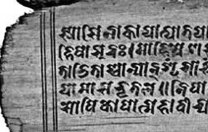
#> input picture Lab8/data/input/palmleaf1.png, 208 x 132 px
$ jupyter execute lab7.ipynb   (shell and % lines are left out)
#> lines starting #> are read from the running program, lines starting #| are printed output that depends on the picture; after the words box and inside, x2 and y2 are one past the last pixel; in counts of white or black regions, pixels touching at a corner belong together
### Lab8/src/otsu.py
import numpy as np

def get_histogram(img, channel = 0, depth = 8):
    '''
    Get the histgram of intesity for input image for a channel.
    Args:
        img (np.ndarray) -> m x n x 3.
        channel (int) -> Gets histogram for this channel.
        depth (int) -> Bit depth of the image.

    Returns:
        h (np.ndarray) -> Numpy array with frequency at each intensity.
    '''
    H = np.zeros(2 ** depth)
    m, n, _ = img.shape
    for i in range(m):
        for j in range(n):
            H[int(img[i, j, channel])] += 1

    return H

def get_between_class_variance(sum_l, sum_r, n_l, n_r):
    '''
    Get between_class_variance.
    Args:
        sum_l (int) -> Sum of intentsities of left class.
        sum_r (int) -> Sum of intentsities of right class.
        n_l   (int) -> Sum of frequencies of left class.
        n_r   (int) -> Sum of frequencies of right class.

    Returns:
        between_dev (float) -> Between class variance.
    '''
    m1 = sum_l / n_l
    m2 = sum_r / n_r
    m = (sum_l + sum_r) / (n_l + n_r)
    between_dev = (((m1 - m)**2) * (n_l / (n_l + n_r))) + (((m2 - m)**2) * (n_r / (n_l + n_r)))
    return between_dev

def get_between_class_variance_recursively(sum_l, sum_r, n_l, n_r, hist, t):
    '''
    Get variance across the two groups separated by threshold t.
    It exploits the previous calculation of sum.

    Args:
        sum_l (int)       -> Sum till t-1. [Previous calculation of sum]
        sum_r (int)       -> Sum from t. [Previous calculation of sum]
        n_l (int)         -> Number of pixels till t-1.
        n_r (int)         -> Number of pixels from t.
        hist (np.ndarray) -> Histogram.

    Returns:

    '''
    sum_l += t * hist[t]
    sum_r -= t * hist[t]
    n_l += hist[t]
    n_r -= hist[t]
    m1 = sum_l / n_l
    m2 = sum_r / n_r
    m = (sum_l + sum_r) / (n_l + n_r)
    between_dev = (((m1 - m)**2) * (n_l / (n_l + n_r))) + (((m2 - m)**2) * (n_r / (n_l + n_r)))
    return (sum_l, sum_r, n_l, n_r, between_dev)

def otsu(hist):
    '''
    Return threshold calculated based on Otsu's method

    Args:
        hist (np.ndarray) -> 1D array of pixel intensity histogram.

    Returns:
        t (int) -> Threshold calculated based on Otsu's method.

    '''
    sum_all = np.sum(np.array([i * hist[i] for i in range(hist.shape[0])]))
    n = np.sum(hist)

    l_lim = 0
    while(hist[l_lim] == 0):
        l += 1
    r_lim = hist.shape[0] - 1
    while(hist[r_lim] == 0):
        r_lim -= 1

    between_devs = []
    for i in range(l_lim):
        between_devs.append(0)

    sum_l = l_lim * hist[l_lim]
    n_l = hist[l_lim]

    sum_r = sum_all - sum_l
    n_r = np.sum(hist[l_lim+1:])

    max_dev = 0
    max_t = 0

    between_devs.append(get_between_class_variance(sum_l, sum_r, n_l, n_r))

    for i in range(l_lim + 1, r_lim):
        sum_l, sum_r, n_l, n_r, between_dev = get_between_class_variance_recursively(sum_l, sum_r, n_l, n_r, hist, i + 1)
        between_devs.append(between_dev)
        if between_dev > max_dev:
            max_dev = between_dev
            max_t = i + 1

    return max_t, between_devs

### Lab8/lab7.ipynb
[cell 1]
import numpy as np
import matplotlib.pyplot as plt
import cv2 as cv

import os
import sys
import copy

# Add src to path
sys.path.append("src")
from otsu import otsu
from otsu import get_histogram

## Jupyter notebooks settings.

# Reload modules before executing each cell.

# Introduction

In this lab  we enhance the image by using Otsu's thresholding.

## Theory and implementation

## Code organization
**Input**: `data/input`

**Output**: `data/output`

**Source code**: `src`

### A note on notation:
$I_i$ is the $i$-th image and $F_j$ is the DFT $j$-th image.

# Result

## Q1 & Q2.

#### Import data and apply the manipulation from problem statement.

[cell 2]
# Read input.
I1 = cv.imread('data/input/palmleaf1.png')
#> I1 is the input picture: shape (132, 208, 3); min 0, max 255, mean 129.9
I2 = cv.imread('data/input/palmleaf2.png')
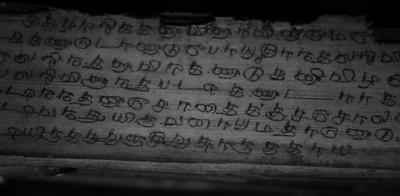
#> input picture Lab8/data/input/palmleaf2.png, 400 x 196 px
#> I2 is the input picture: shape (196, 400, 3); min 0, max 125, mean 49.7

#### Plot the images.

[cell 3]
fig, axs = plt.subplots(2, 2, figsize=(10, 10))
axs[0, 0].imshow(I1)
axs[0, 1].imshow(I2)
axs[1, 0].hist(I1.flatten(), bins=64, color='#646464')
axs[1, 1].hist(I2.flatten(), bins=64, color='#646464')
axs[0, 0].set_title('Palmleaf-1')
axs[0, 1].set_title('Palmleaf-2')
axs[1, 0].set_title('Intensity distribution of Palmleaf-1')
axs[1, 1].set_title('Intensity distribution of Palmleaf-2')
fig.tight_layout()
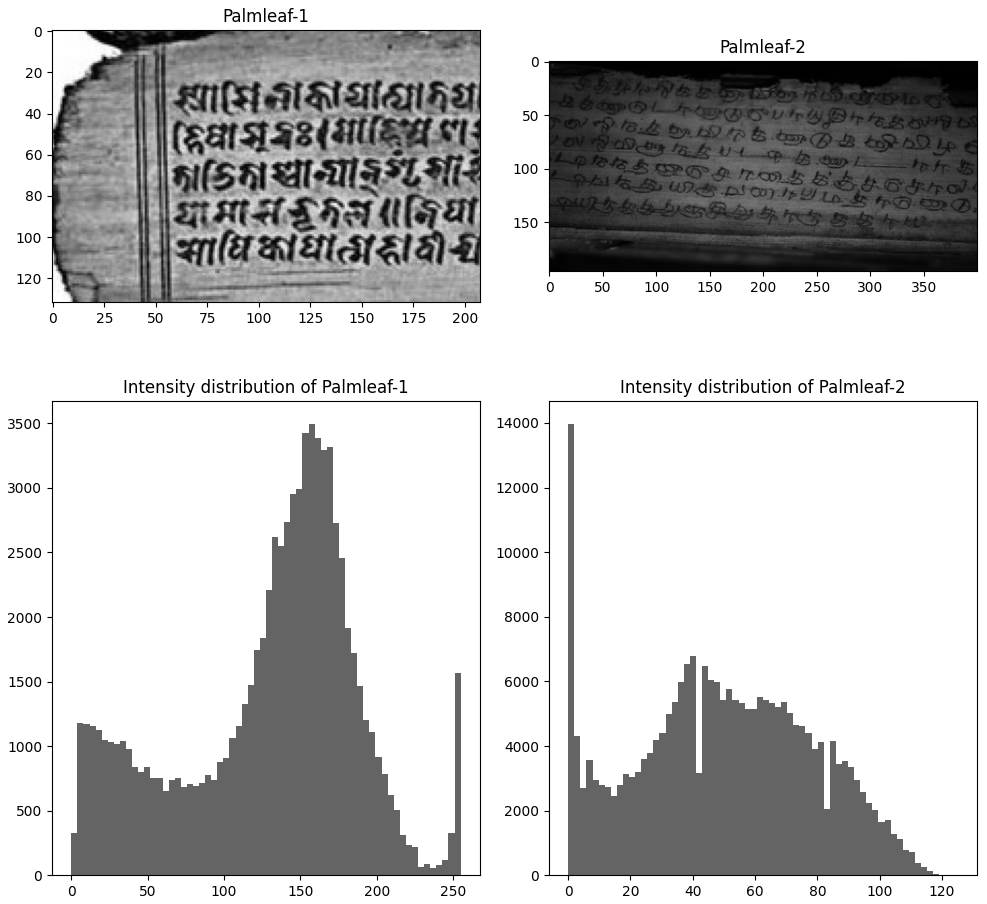
#> figure drawn by matplotlib, 4 panels; panel 3: tallest bar 3498 high, from x = 155.4 to 159.4; panel 4: tallest bar 13980 high, from x = 0 to 1.95

## Get threshold value

[cell 4]
H1 = get_histogram(I1)
#> H1 = 256 values, max 308 at index 168, min 3 at index 229, mean 107.2
t1, between_devs_1 = otsu(H1)
#> in otsu, `sum_all = np.sum(np.array([i * hist[i] for i in range(hist.shape[0])]))`: sum_all = 3567407
#> in otsu, `n = np.sum(hist)`: n = 27456
#> after the loop in otsu, `while(hist[r_lim] == 0):`: r_lim = 255
#> in otsu, `sum_l = l_lim * hist[l_lim]`: sum_l = 0
#> in otsu, `n_l = hist[l_lim]`: n_l = 6
#> in otsu, `sum_r = sum_all - sum_l`: sum_r = 3567407
#> in otsu, `n_r = np.sum(hist[l_lim+1:])`: n_r = 27450
#> in get_between_class_variance, `m1 = sum_l / n_l`: m1 = 0
#> in get_between_class_variance, `m2 = sum_r / n_r`: m2 = 130
#> in get_between_class_variance, `m = (sum_l + sum_r) / (n_l + n_r)`: m = 129.9
#> in get_between_class_variance, `between_dev = (((m1 - m)**2) * (n_l / (n_l + n_r))) + (((m2 - m)**2) *..`: between_dev = 3.69
#> the loop in otsu, `for i in range(l_lim + 1, r_lim):` made 254 passes
#> (sum_l, sum_r, n_l, n_r, m1 in get_between_class_variance_recursively, m2 in get_between_class_variance_recursively, between_dev, max_dev) on passes 1 to 12: (86, 3567321, 49, 27407, 1.76, 130.2, 29.37, 29.37), (197, 3567210, 86, 27370, 2.29, 130.3, 51.19, 51.19), (481, 3566926, 157, 27299, 3.06, 130.7, 92.57, 92.57), (1051, 3566356, 271, 27185, 3.88, 131.2, 158.4, 158.4), (1627, 3565780, 367, 27089, 4.43, 131.6, 213.4, 213.4), (2411, 3564996, 479, 26977, 5.03, 132.1, 277, 277), (3171, 3564236, 574, 26882, 5.52, 132.6, 330.5, 330.5), (4152, 3563255, 683, 26773, 6.08, 133.1, 391.3, 391.3), (5212, 3562195, 789, 26667, 6.61, 133.6, 450, 450), (6092, 3561315, 869, 26587, 7.01, 133.9, 493.9, 493.9), (7280, 3560127, 968, 26488, 7.52, 134.4, 547.6, 547.6), (8619, 3558788, 1071, 26385, 8.05, 134.9, 603, 603)
#> (sum_l, sum_r, n_l, n_r, m1 in get_between_class_variance_recursively, m2 in get_between_class_variance_recursively, between_dev) on pass 46: (91690, 3475717, 3879, 23577, 23.64, 147.4, 1858.9)
H2 = get_histogram(I2)
t2, between_devs_2 = otsu(H2)
#> the loop in otsu (call 2), `while(hist[r_lim] == 0):` made 130 passes

print("Threshold for image-1: ", t1)
#| Threshold for image-1:  104
print("====")
print("Threshold for image-2: ", t2)
#| Threshold for image-2:  46

[cell 5]
len(between_devs_1)
#> Out = 255

[cell 6]
clipped_I1 = copy.deepcopy(I1)
clipped_I2 = copy.deepcopy(I2)
# Apply threshold
clipped_I1[I1 > t1] = 255
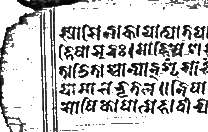
#> clipped_I1: shape (132, 208, 3); min 0, max 255, mean 198.6
clipped_I1[I1 <= t1] = 0
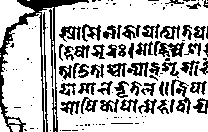
#> clipped_I1: shape (132, 208, 3); 72.6% white; 129 black regions (74 under 20 px), largest, box (x1, y1, x2, y2) and area: (0, 0, 89, 132) 1732, (154, 41, 185, 57) 271, (171, 79, 191, 114) 262

clipped_I2[I2 > t2] = 255
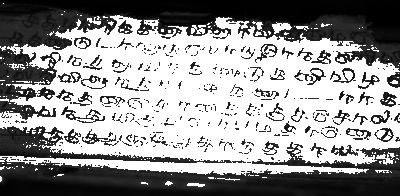
#> clipped_I2: shape (196, 400, 3); min 0, max 255, mean 148.1
clipped_I2[I2 <= t2] = 0
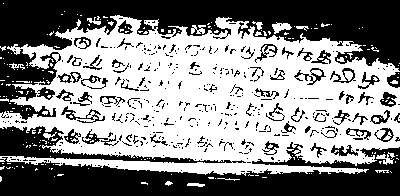
#> clipped_I2: shape (196, 400, 3); 53.7% white; 389 black regions (324 under 20 px), largest, box (x1, y1, x2, y2) and area: (0, 0, 400, 120) 16968, (0, 142, 400, 196) 11470, (0, 126, 246, 163) 2256

#### Plot the results

[cell 7]
fig, axs = plt.subplots(2, 2, figsize=(10, 10))
axs[0, 0].imshow(clipped_I1)
axs[0, 0].set_title("Clipped Image-1")
axs[0, 1].imshow(clipped_I2)
axs[0, 1].set_title("Clipped Image-2")

axs[1, 0].hist(I1.flatten(), bins=64, color='#646464');
axs[1, 0].axvline(x = t1, color='red')
n1 = len(between_devs_1)
axs_1 = axs[1, 0].twinx()
axs_1.plot(np.linspace(0, n1-1, n1), between_devs_1, 'blue')
axs[1, 0].set_title("Histogram of intensities, threshold and \n between class variances.")

axs[1, 1].hist(I2.flatten(), bins=64, color='#646464');
n2 = len(between_devs_2)
axs_2 = axs[1, 1].twinx()
axs_2.plot(np.linspace(0, n2-1, n2), between_devs_2, 'blue')
axs[1, 1].set_title("Histogram of intensities, threshold and \n between class variances.")
axs[1, 1].axvline(x = t2, color='red')
fig.tight_layout()
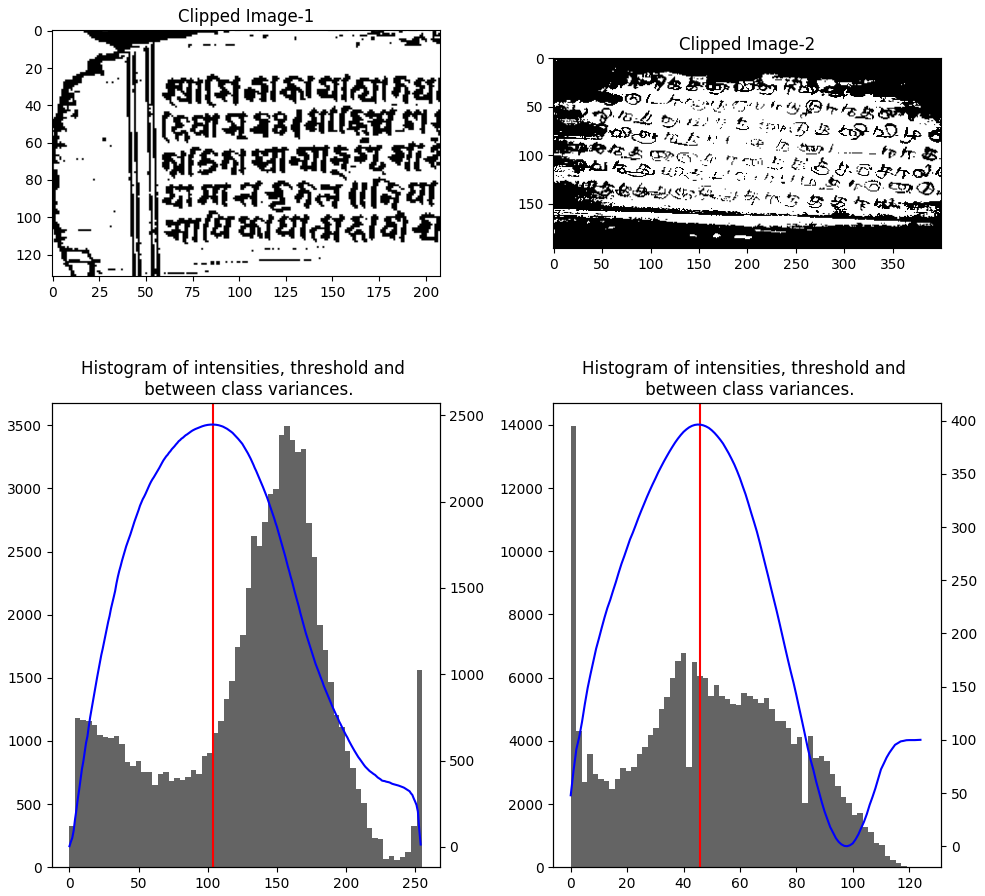
#> figure drawn by matplotlib, 6 panels; panel 3: tallest bar 3498 high, from x = 155.4 to 159.4; panel 4: tallest bar 13980 high, from x = 0 to 1.95; panel 5: curve peaks at x = 103, y = 2446.6; panel 6: curve peaks at x = 45, y = 396.3
